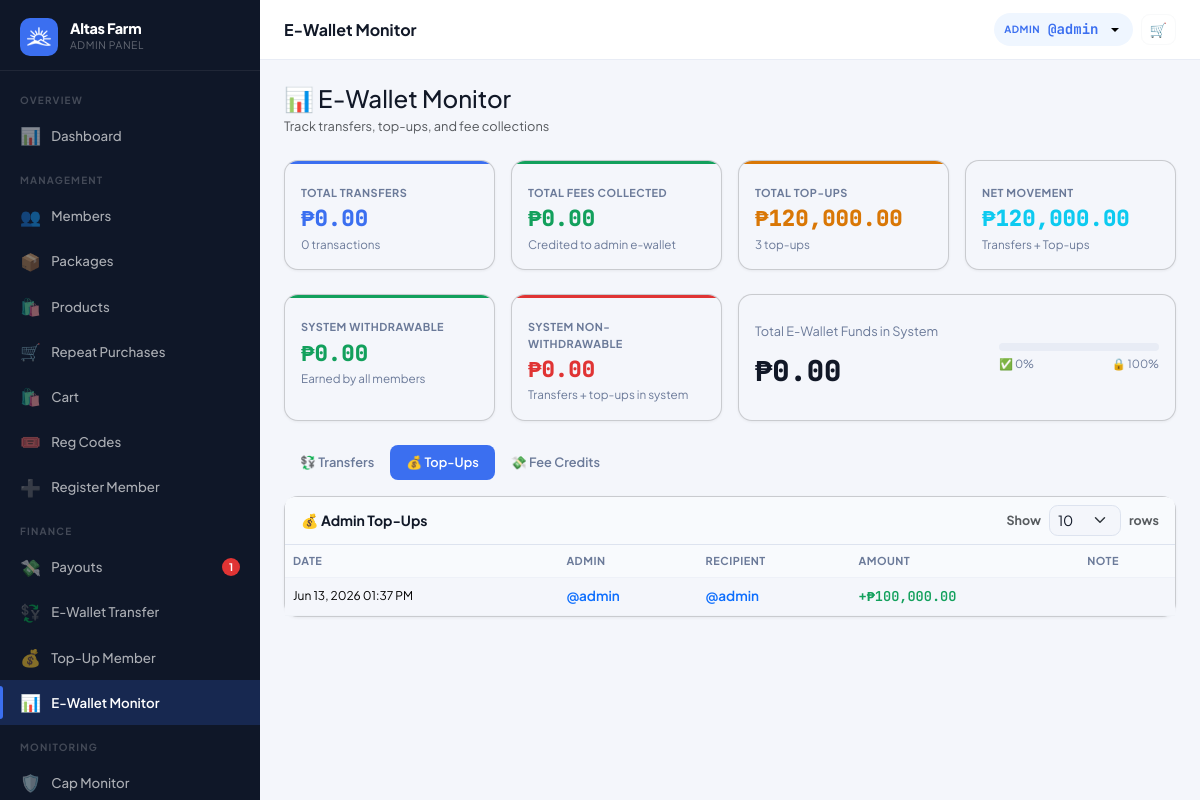
The page /?page=admin_ewallet_monitor&tab=topups (signed in) on the database its author committed.
### tables this page shows
CREATE TABLE settings (
  key_name   VARCHAR(80) NOT NULL PRIMARY KEY,
  value      TEXT        NOT NULL,
  updated_at TIMESTAMP DEFAULT CURRENT_TIMESTAMP ON UPDATE CURRENT_TIMESTAMP
);

CREATE TABLE users (
  id                INT UNSIGNED AUTO_INCREMENT PRIMARY KEY,
  username          VARCHAR(40)  NOT NULL UNIQUE,
  password_hash     VARCHAR(255) NOT NULL,
  role              ENUM('member','admin') NOT NULL DEFAULT 'member',
  package_id        INT UNSIGNED NULL,
  reg_code_id           INT UNSIGNED NULL,
  reg_payment_method    ENUM('code','ewallet','pending') NOT NULL DEFAULT 'code',
  reg_paid_by           INT UNSIGNED NULL,

   
  sponsor_id        INT UNSIGNED NULL,
  binary_parent_id  INT UNSIGNED NULL,
  binary_position   ENUM('left','right') NULL,

   
  left_count        INT UNSIGNED NOT NULL DEFAULT 0,
  right_count       INT UNSIGNED NOT NULL DEFAULT 0,
  pairs_paid        INT UNSIGNED NOT NULL DEFAULT 0,
  pairs_flushed     INT UNSIGNED NOT NULL DEFAULT 0,
  pairs_paid_today  INT UNSIGNED NOT NULL DEFAULT 0,   

   
  left_pv           DECIMAL(14,2) NOT NULL DEFAULT 0.00 COMMENT 'Accumulated PV on left binary leg',
  right_pv          DECIMAL(14,2) NOT NULL DEFAULT 0.00 COMMENT 'Accumulated PV on right binary leg',
  paired_pv         DECIMAL(14,2) NOT NULL DEFAULT 0.00 COMMENT 'Total paired PV lifetime',
  paired_pv_today   DECIMAL(14,2) NOT NULL DEFAULT 0.00 COMMENT 'Paired PV today (reset by midnight cron)',
  flushed_pv        DECIMAL(14,2) NOT NULL DEFAULT 0.00 COMMENT 'PV flushed in binary pairing',
  personal_pv       DECIMAL(14,2) NOT NULL DEFAULT 0.00 COMMENT 'Personal sales PV from downline product purchases',
  group_pv          DECIMAL(14,2) NOT NULL DEFAULT 0.00 COMMENT 'Group sales PV from downline',

   
  lifetime_earned       DECIMAL(14,2) NOT NULL DEFAULT 0.00,
  cap_status            ENUM('active','capped','perminact') NOT NULL DEFAULT 'active',
  capping_bypass        TINYINT(1)   NOT NULL DEFAULT 0,
  daily_cap_bypass      TINYINT(1)   NOT NULL DEFAULT 0,
  capped_at             TIMESTAMP NULL,
  last_reactivation_at  TIMESTAMP NULL,
  dfi_days_used         INT UNSIGNED NOT NULL DEFAULT 0,
  dfi_active            TINYINT(1)   NOT NULL DEFAULT 1,
  cd_active             TINYINT(1)   NOT NULL DEFAULT 0,
  ewallet_sent_today      DECIMAL(12,2) NOT NULL DEFAULT 0.00,
  ewallet_sent_this_week  DECIMAL(12,2) NOT NULL DEFAULT 0.00,

   
  full_name         VARCHAR(120) NULL,
  email             VARCHAR(120) NULL,
  mobile            VARCHAR(20)  NULL,
  gcash_number       VARCHAR(20)  NULL,
  maya_number        VARCHAR(20)  NULL,
  usdt_trc20_address VARCHAR(100) NULL,
  usdt_bep20_address VARCHAR(100) NULL,
  address            TEXT         NULL,
  photo             VARCHAR(200) NULL,

  ewallet_balance       DECIMAL(14,2) NOT NULL DEFAULT 0.00,
  withdrawable_balance  DECIMAL(14,2) NOT NULL DEFAULT 0.00,
  status                ENUM('active','suspended','pending') NOT NULL DEFAULT 'active',
  joined_at         TIMESTAMP DEFAULT CURRENT_TIMESTAMP,
  last_login        TIMESTAMP NULL,

  FOREIGN KEY (sponsor_id)       REFERENCES users(id) ON DELETE SET NULL,
  FOREIGN KEY (binary_parent_id) REFERENCES users(id) ON DELETE SET NULL,
  FOREIGN KEY (package_id)       REFERENCES packages(id) ON DELETE SET NULL
);

CREATE TABLE ewallet_admin_topups (
  id            INT UNSIGNED AUTO_INCREMENT PRIMARY KEY,
  admin_id      INT UNSIGNED NOT NULL,
  recipient_id  INT UNSIGNED NOT NULL,
  amount        DECIMAL(12,2) NOT NULL,
  note          VARCHAR(255) NULL,
  created_at    TIMESTAMP DEFAULT CURRENT_TIMESTAMP,
  FOREIGN KEY (admin_id)     REFERENCES users(id),
  FOREIGN KEY (recipient_id) REFERENCES users(id)
);

### views/admin/ewallet_monitor.php (the view, shortened to what the rows shown need)
<?php require 'views/partials/head.php'; ?>
<?php require 'views/partials/sidebar_admin.php'; ?>
<div class="main-content">
  <?php require 'views/partials/topbar.php'; ?>
  <div class="page-content">
    <?php $tab = $_GET['tab'] ?? 'transfers'; ?>
    <?php if ($tab === 'transfers'): ?>
    <div class="card">
      <div class="card-header d-flex justify-content-between align-items-center"><span class="card-title">💱 All Transfers</span><?php require 'views/partials/rows_per_page.php'; ?></div>
      <div class="table-responsive">
        <table class="table table-hover mb-0" style="font-size:.85rem;">
          <thead>
            <tr>
              <th>Date</th>
              <th>From</th>
              <th>To</th>
              <th>Amount</th>
              <th>Fee</th>
              <th>Note</th>
            </tr>
          </thead>
          <tbody>
            <?php if (empty($transfers['data'])): ?>
              <tr><td colspan="6" class="text-center py-4 text-muted">No transfers yet.</td></tr>
            <?php else: foreach ($transfers['data'] as $t): ?>
              <tr>
                <td style="font-size:.75rem;"><?= fmt_datetime($t['created_at']) ?></td>
                <td><a href="<?= APP_URL ?>/?page=admin_user_view&id=<?= $t['sender_id'] ?>" class="text-decoration-none fw-semibold">@<?= e($t['sender_username']) ?></a></td>
                <td><a href="<?= APP_URL ?>/?page=admin_user_view&id=<?= $t['recipient_id'] ?>" class="text-decoration-none fw-semibold">@<?= e($t['recipient_username']) ?></a></td>
                <td class="font-mono fw-semibold"><?= fmt_money($t['amount']) ?></td>
                <td class="font-mono text-muted"><?= $t['fee'] > 0 ? fmt_money($t['fee']) : '—' ?></td>
                <td class="text-muted" style="font-size:.75rem;"><?= e($t['note'] ?? '') ?></td>
              </tr>
            <?php endforeach; endif; ?>
          </tbody>
        </table>
      </div>
      <?php if (!empty($transfers['total_pages']) && $transfers['total_pages'] > 1): ?>
        <div class="card-footer"><?= pagination_links($transfers, APP_URL . '/?page=admin_ewallet_monitor&tab=transfers&per_page=' . per_page()) ?></div>
      <?php endif; ?>
    </div>
    <?php elseif ($tab === 'topups'): ?>
    <div class="card">
      <div class="table-responsive">
        <table class="table table-hover mb-0" style="font-size:.85rem;">
          <thead>
            <tr>
              <th>Date</th>
              <th>Admin</th>
              <th>Recipient</th>
              <th>Amount</th>
              <th>Note</th>
            </tr>
          </thead>
          <tbody>
            <?php if (empty($topups['data'])): ?>
              <tr><td colspan="5" class="text-center py-4 text-muted">No top-ups yet.</td></tr>
            <?php else: foreach ($topups['data'] as $t): ?>
              <tr>
                <td style="font-size:.75rem;"><?= fmt_datetime($t['created_at']) ?></td>
                <td><a href="<?= APP_URL ?>/?page=admin_user_view&id=<?= $t['admin_id'] ?>" class="text-decoration-none fw-semibold">@<?= e($t['admin_username']) ?></a></td>
                <td><a href="<?= APP_URL ?>/?page=admin_user_view&id=<?= $t['recipient_id'] ?>" class="text-decoration-none fw-semibold">@<?= e($t['recipient_username']) ?></a></td>
                <td class="font-mono fw-semibold text-success">+<?= fmt_money($t['amount']) ?></td>
                <td class="text-muted" style="font-size:.75rem;"><?= e($t['note'] ?? '') ?></td>
              </tr>
            <?php endforeach; endif; ?>
          </tbody>
        </table>
      </div>
    </div>
    <?php endif; ?>
  </div>
</div>
<?php require 'views/partials/footer.php'; ?>

### views/partials/sidebar_admin.php (shortened to what the rows shown need)
<?php
$cp = current_page();
$user = Auth::user();
$initial = strtoupper(substr($user['username'] ?? 'A', 0, 1));
$pendingPayouts = (int)db()->query("SELECT COUNT(*) FROM payout_requests WHERE status='pending'")->fetchColumn();
$pendingMembers = (int)db()->query("SELECT COUNT(*) FROM users WHERE role='member' AND status='pending'")->fetchColumn();
function renderAdminNav($cp, $user, $initial, $pendingPayouts, $pendingMembers)
{ ?>
  <div class="sidebar-brand">
    <div>
      <div class="brand-name"><?= e(setting('site_name', APP_NAME)) ?></div>
      <div class="brand-sub">Admin Panel</div>
    </div>
  </div>
<?php } ?>
<div class="sidebar d-none d-lg-flex flex-column">
  <?php renderAdminNav($cp, $user, $initial, $pendingPayouts, $pendingMembers); ?>
</div>

### views/partials/topbar.php (shortened to what the rows shown need)
<?php
if (isset($_GET['page']) && $_GET['page'] === 'admin_user_view' && !empty($_GET['id']) && Auth::isAdmin()) {
  $user = getUserById((int)$_GET['id']);
  if (!$user) {
    flash('error', 'User not found.');
    redirect('/?page=admin_users');
  }
} else {
  $user = Auth::user();
}
?>
<div class="topbar-wrapper no-print">
  <div class="d-flex align-items-center gap-2">
    <div class="dropdown">
      <button class="topbar-balance border-0 dropdown-toggle" type="button"
        data-bs-toggle="dropdown" aria-expanded="false"
        title="<?= e($user['username'] ?? '') ?>" style="cursor:pointer;">
        <span class="bal-label"><?= Auth::isAdmin() ? 'Admin' : 'User' ?></span>
        <span class="bal-amount">@<?= e($user['username'] ?? '') ?></span>
      </button>
    </div>
  </div>
</div>

### rows shown on the page
settings: value "Altas Farm"
users: username "admin"
ewallet_admin_topups: created_at "Jun 13, 2026 01:37 PM", admin.username "admin", amount "₱100,000.00"

### other values the page prints
$pendingPayouts "1"
$pageTitle "E-Wallet Monitor"
fmt_money($stats['total_transfers']) "₱0.00"
$stats['transfer_count'] "0"
fmt_money($stats['total_fees']) "₱0.00"
fmt_money($stats['total_topups']) "₱120,000.00"
$stats['topup_count'] "3"
fmt_money($stats['total_transfers'] + $stats['total_topups']) "₱120,000.00"
fmt_money($stats['system_withdrawable']) "₱0.00"
fmt_money($stats['system_non_withdrawable']) "₱0.00"
$wPct "0"
100 - $wPct "100"
form field per_page "10"
